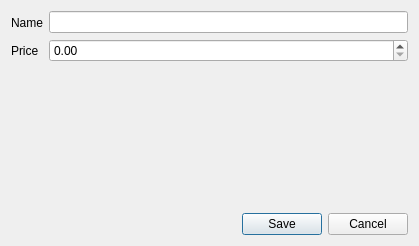
<?xml version="1.0" encoding="UTF-8"?>
<ui version="4.0">
 <class>CreateItemDialog</class>
 <widget class="QDialog" name="CreateItemDialog">
  <property name="geometry">
   <rect>
    <x>0</x>
    <y>0</y>
    <width>419</width>
    <height>246</height>
   </rect>
  </property>
  <property name="windowTitle">
   <string>Dialog</string>
  </property>
  <layout class="QVBoxLayout" name="verticalLayout_3">
   <item>
    <layout class="QHBoxLayout" name="horizontalLayout">
     <item>
      <layout class="QVBoxLayout" name="verticalLayout_2">
       <item>
        <widget class="QLabel" name="nameLabel">
         <property name="text">
          <string>Name</string>
         </property>
        </widget>
       </item>
       <item>
        <widget class="QLabel" name="priceLabel">
         <property name="text">
          <string>Price</string>
         </property>
        </widget>
       </item>
      </layout>
     </item>
     <item>
      <layout class="QVBoxLayout" name="verticalLayout">
       <item>
        <widget class="QLineEdit" name="nameLineEdit"/>
       </item>
       <item>
        <widget class="QDoubleSpinBox" name="priceSpinBox"/>
       </item>
      </layout>
     </item>
    </layout>
   </item>
   <item>
    <spacer name="verticalSpacer">
     <property name="orientation">
      <enum>Qt::Vertical</enum>
     </property>
     <property name="sizeHint" stdset="0">
      <size>
       <width>20</width>
       <height>40</height>
      </size>
     </property>
    </spacer>
   </item>
   <item>
    <widget class="QDialogButtonBox" name="buttonBox">
     <property name="orientation">
      <enum>Qt::Horizontal</enum>
     </property>
     <property name="standardButtons">
      <set>QDialogButtonBox::Cancel|QDialogButtonBox::Save</set>
     </property>
    </widget>
   </item>
  </layout>
 </widget>
 <resources/>
 <connections>
  <connection>
   <sender>buttonBox</sender>
   <signal>rejected()</signal>
   <receiver>CreateItemDialog</receiver>
   <slot>reject()</slot>
   <hints>
    <hint type="sourcelabel">
     <x>362</x>
     <y>226</y>
    </hint>
    <hint type="destinationlabel">
     <x>227</x>
     <y>156</y>
    </hint>
   </hints>
  </connection>
 </connections>
</ui>
